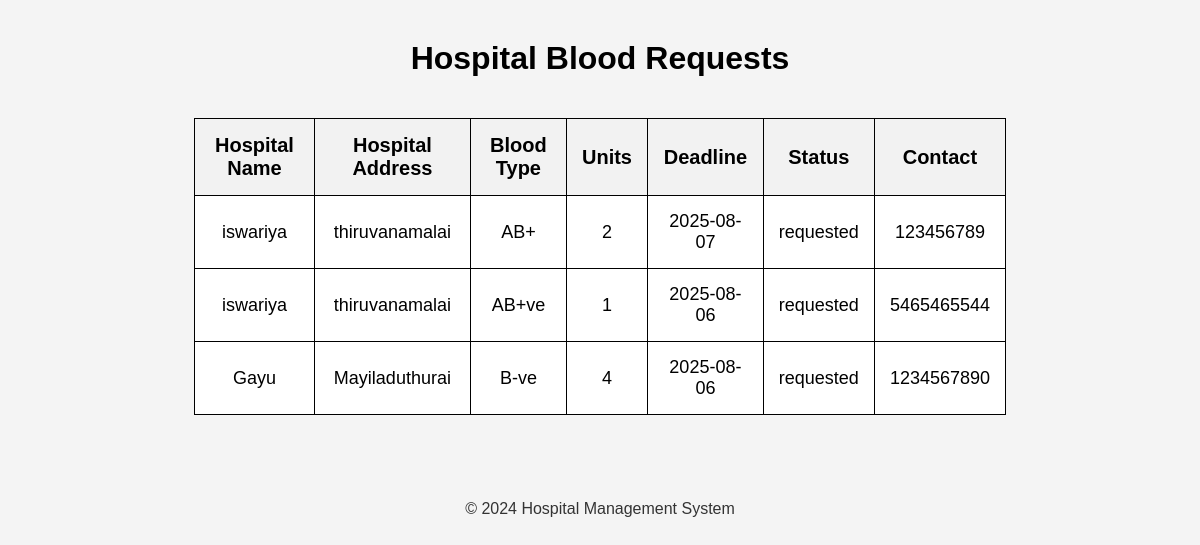
The app's page /view_requests with its own data.
### tables this page shows
CREATE TABLE hospital_requests (
            id INTEGER PRIMARY KEY AUTOINCREMENT,
            hospital_name TEXT NOT NULL,
            hospital_address TEXT NOT NULL,
            blood_type TEXT NOT NULL,
            units INTEGER NOT NULL,
            deadline DATE NOT NULL,
            status TEXT NOT NULL,
            contact TEXT NOT NULL
        );

### app.py (the view)
@app.route('/view_requests')
def view_requests():
    conn = get_db_connection()
    cursor = conn.cursor()
    cursor.execute("SELECT * FROM hospital_requests")
    requests = cursor.fetchall()
    conn.close()
    return render_template('view_requests.html', requests=requests)

### app.py (called while the page is built)
def get_db_connection():
    db_path = os.path.abspath('database.db')
    print("Database path:", db_path)  # Debugging line
    conn = sqlite3.connect(db_path)
    conn.row_factory = sqlite3.Row
    return conn

### templates/view_requests.html (shortened to what this page needs)
<!DOCTYPE html>
<html lang="en">
<head>
</head>
<body>
    <div class="content">
        <h1>Hospital Blood Requests</h1>
        <table>
            <tr>
                <th>Hospital Name</th>
                <th>Hospital Address</th>
                <th>Blood Type</th>
                <th>Units</th>
                <th>Deadline</th>
                <th>Status</th>
                <th>Contact</th>
            </tr>
            {% for request in requests %}
            <tr>
                <td>{{ request['hospital_name'] }}</td>
                <td>{{ request['hospital_address'] }}</td>
                <td>{{ request['blood_type'] }}</td>
                <td>{{ request['units'] }}</td>
                <td>{{ request['deadline'] }}</td>
                <td>{{ request['status'] }}</td>
                <td>{{ request['contact'] }}</td>
            </tr>
            {% endfor %}
        </table>
        <div class="footer">
            &copy; 2024 Hospital Management System
        </div>
    </div>
</body>
</html>

### templates/view_requests.html (style rules this page uses)
body { margin: 0; font-family: Arial, sans-serif; background-color: #f4f4f4; display: flex; flex-direction: column; align-items: center; min-height: 100vh; }
h1 { margin-top: 20px; text-align: center; }
.content { width: 100%; max-width: 1200px; padding: 20px; box-sizing: border-box; display: flex; flex-direction: column; align-items: center; }
table { width: 70%; max-width: 900px; margin: 20px 0; border-collapse: collapse; font-size: 18px; background-color: #fff; }
th, td { padding: 15px; text-align: center; border: 1px solid #000000; }
th { background-color: #f2f2f2; font-size: 20px; }
.footer { margin-top: 50px; padding: 15px; text-align: center; font-size: 16px; color: #333; }

### records on screen
hospital_requests: hospital_name "iswariya", hospital_address "thiruvanamalai", blood_type "AB+", units "2", deadline "2025-08-07", status "requested", contact "123456789"
hospital_requests: hospital_name "iswariya", hospital_address "thiruvanamalai", blood_type "AB+ve", units "1", deadline "2025-08-06", status "requested", contact "5465465544"
hospital_requests: hospital_name "Gayu", hospital_address "Mayiladuthurai", blood_type "B-ve", units "4", deadline "2025-08-06", status "requested", contact "1234567890"
